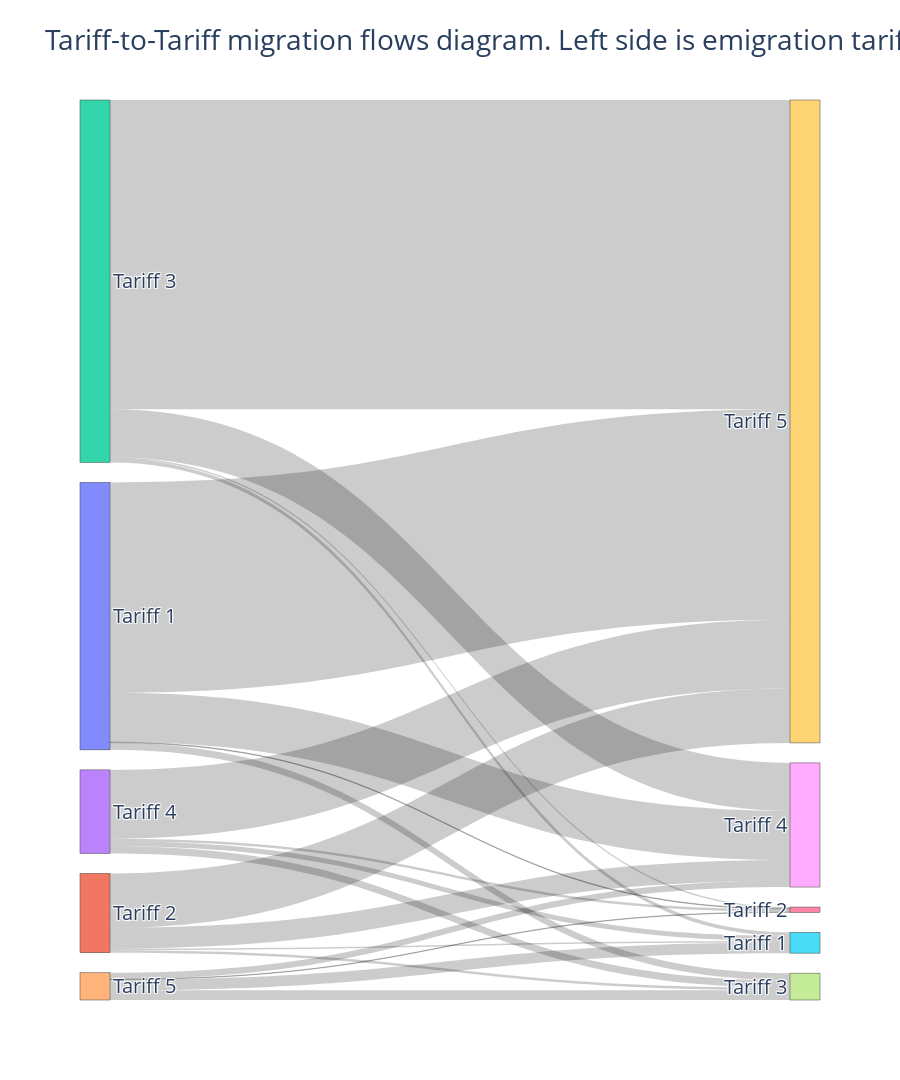

The notebook cell this image was saved under:
### Code cell
# Creating Sankey diagram for migration flows

labels = (pd.concat([migration_flows['TARIFF_PLAN_ID'], migration_flows['MIGRATION_TARIFF']])
          .unique())
unique_labels_amount = len(labels)
labels = list(map(lambda l: f'Tariff {l}', labels))
sankey_labels = labels * 2

source = migration_flows['TARIFF_PLAN_ID'].apply(lambda x: sankey_labels.index(f'Tariff {x}')).to_list()
target = migration_flows['MIGRATION_TARIFF'].apply(lambda x: sankey_labels.index(f'Tariff {x}', unique_labels_amount)).to_list()
value = migration_flows['COUNT']

fig = go.Figure()
fig.add_trace(
    go.Sankey(
        valuesuffix=' Migrations',
        arrangement='snap',
        node=dict(
            label=sankey_labels,
            pad=20,
            thickness=30,  
            
        ),
        link=dict(
            source=source,
            target=target,
            value=value
        )
    )
)
fig.update_layout(title='Tariff-to-Tariff migration flows diagram. Left side is emigration tariff. Right side is immigration tariff',
                  height=1080, font=dict(size=20))
fig.show()

### Figure 1 — Plotly figure (JSON) as saved in the notebook; plotly's stock layout.template omitted (floating-point values rounded to 4 significant figures)
{"data": [{"arrangement": "snap", "link": {"source": [0, 0, 0, 0, 1, 1, 1, 1, 2, 2, 2, 2, 3, 3, 3, 3, 4, 4, 4, 4], "target": [6, 7, 8, 9, 5, 7, 8, 9, 5, 6, 8, 9, 5, 6, 7, 9, 5, 6, 7, 8], "value": [5, 55, 378, 1613, 13, 20, 158, 417, 28, 12, 367, 2372, 37, 20, 56, 528, 81, 4, 75, 49]}, "node": {"label": ["Tariff 1", "Tariff 2", "Tariff 3", "Tariff 4", "Tariff 5", "Tariff 1", "Tariff 2", "Tariff 3", "Tariff 4", "Tariff 5"], "pad": 20, "thickness": 30}, "type": "sankey", "valuesuffix": " Migrations"}], "layout": {"font": {"size": 20}, "height": 1080, "title": {"text": "Tariff-to-Tariff migration flows diagram. Left side is emigration tariff. Right side is immigration tariff"}}}
